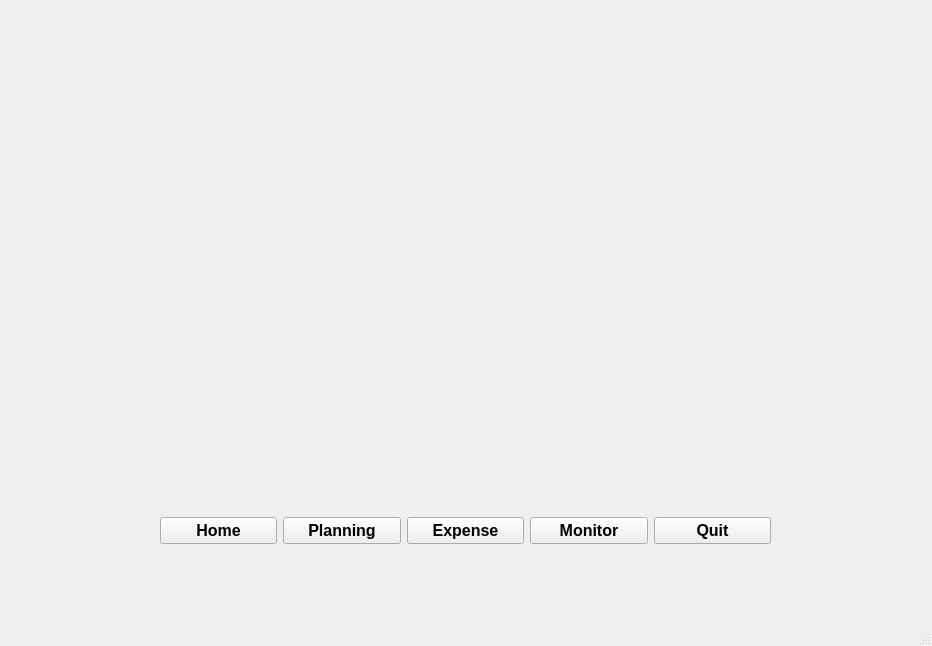
<?xml version="1.0" encoding="UTF-8"?>
<ui version="4.0">
 <class>Planning</class>
 <widget class="QMainWindow" name="Planning">
  <property name="geometry">
   <rect>
    <x>0</x>
    <y>0</y>
    <width>932</width>
    <height>646</height>
   </rect>
  </property>
  <property name="windowTitle">
   <string>MainWindow</string>
  </property>
  <property name="styleSheet">
   <string notr="true">background-image:url(:/Figma/mint.jpg);</string>
  </property>
  <widget class="QWidget" name="centralwidget">
   <widget class="QWidget" name="horizontalLayoutWidget">
    <property name="geometry">
     <rect>
      <x>160</x>
      <y>490</y>
      <width>611</width>
      <height>81</height>
     </rect>
    </property>
    <layout class="QHBoxLayout" name="horizontalLayout">
     <item>
      <widget class="QPushButton" name="Homebutton">
       <property name="font">
        <font>
         <family>Arial</family>
         <pointsize>12</pointsize>
         <weight>75</weight>
         <bold>true</bold>
        </font>
       </property>
       <property name="styleSheet">
        <string notr="true">color: black
</string>
       </property>
       <property name="text">
        <string>Home</string>
       </property>
      </widget>
     </item>
     <item>
      <widget class="QPushButton" name="Planningbutton">
       <property name="font">
        <font>
         <family>Arial</family>
         <pointsize>12</pointsize>
         <weight>75</weight>
         <bold>true</bold>
        </font>
       </property>
       <property name="styleSheet">
        <string notr="true">color :black
</string>
       </property>
       <property name="text">
        <string>Planning</string>
       </property>
      </widget>
     </item>
     <item>
      <widget class="QPushButton" name="Expensebutton">
       <property name="font">
        <font>
         <family>Arial</family>
         <pointsize>12</pointsize>
         <weight>75</weight>
         <bold>true</bold>
        </font>
       </property>
       <property name="styleSheet">
        <string notr="true">color:black</string>
       </property>
       <property name="text">
        <string>Expense</string>
       </property>
      </widget>
     </item>
     <item>
      <widget class="QPushButton" name="Monitorbutton">
       <property name="font">
        <font>
         <family>Arial</family>
         <pointsize>12</pointsize>
         <weight>75</weight>
         <bold>true</bold>
        </font>
       </property>
       <property name="styleSheet">
        <string notr="true">color:black</string>
       </property>
       <property name="text">
        <string>Monitor</string>
       </property>
      </widget>
     </item>
     <item>
      <widget class="QPushButton" name="Quitbutton">
       <property name="font">
        <font>
         <family>Arial</family>
         <pointsize>12</pointsize>
         <weight>75</weight>
         <bold>true</bold>
        </font>
       </property>
       <property name="styleSheet">
        <string notr="true">color:black</string>
       </property>
       <property name="text">
        <string>Quit</string>
       </property>
      </widget>
     </item>
    </layout>
   </widget>
  </widget>
  <widget class="QMenuBar" name="menubar">
   <property name="geometry">
    <rect>
     <x>0</x>
     <y>0</y>
     <width>932</width>
     <height>25</height>
    </rect>
   </property>
  </widget>
  <widget class="QStatusBar" name="statusbar"/>
 </widget>
 <resources/>
 <connections/>
</ui>
